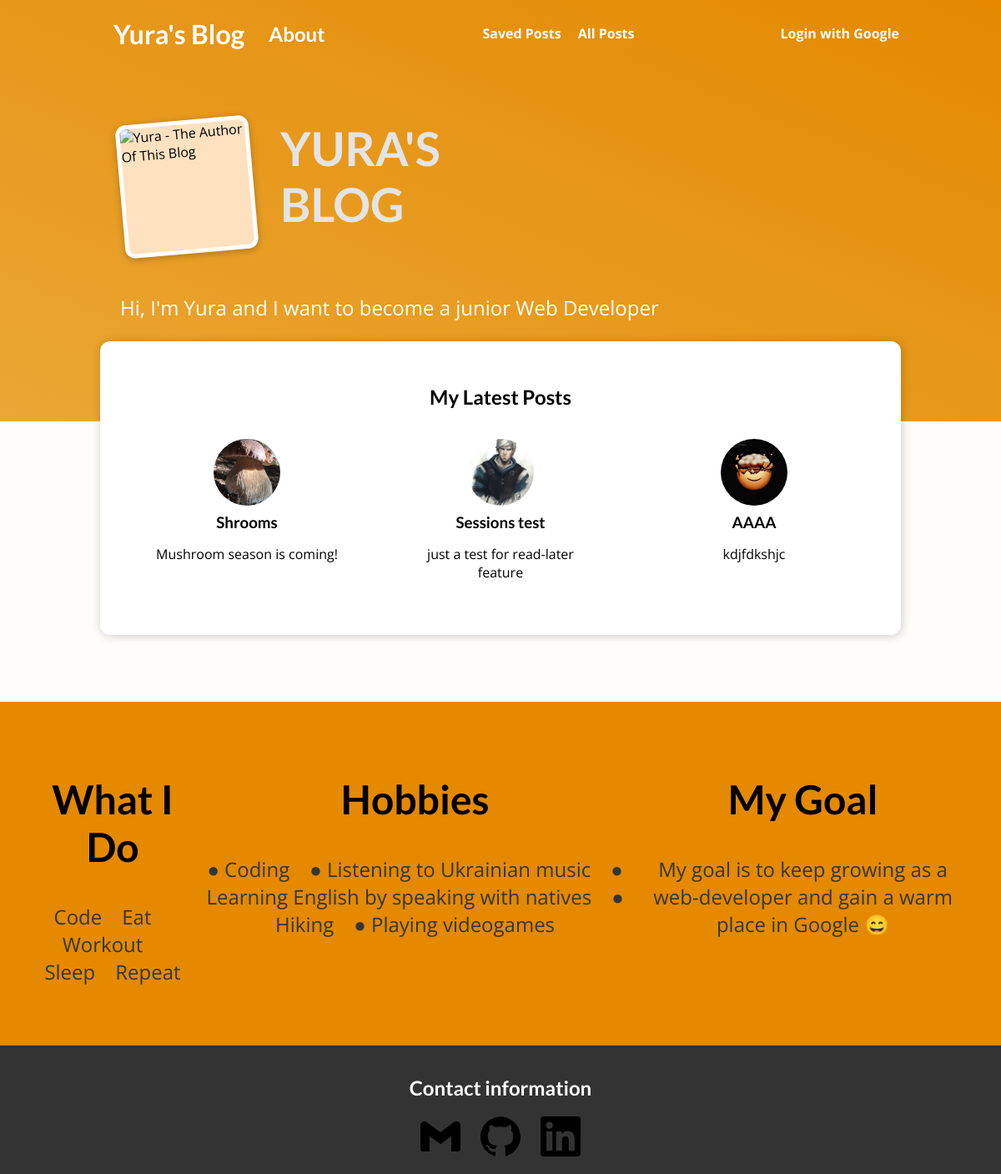
Before: / with the older database file.
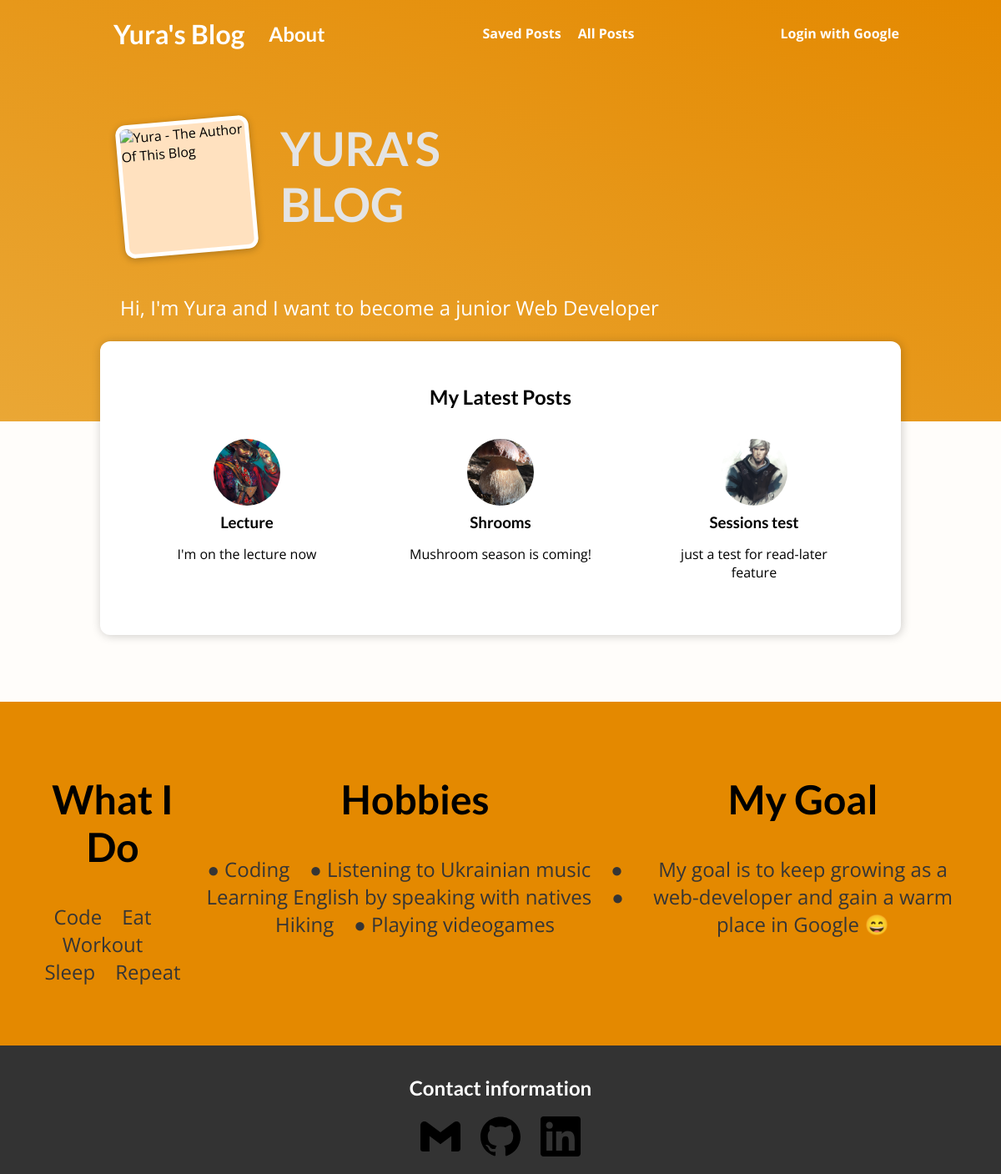
After: the same page with the newer database file.
### main_app/models.py (models this page shows, shortened)
class Post(models.Model):
    title = models.CharField(max_length=100)
    excerpt = models.CharField(max_length=150)
    image = models.ImageField(upload_to="posts", null=True)
    date = models.DateField(auto_now=True)
    slug = models.SlugField(unique=True, blank=True, null=False, db_index=True)
    content = models.TextField(validators=[MinLengthValidator(10)])
    author = models.ForeignKey(Author, on_delete=models.SET_NULL, null=True, related_name="posts")
    tags = models.ManyToManyField(Tag)

### main_app/views.py (the view)
# urls.py: path("", views.StartingPageView.as_view(), name="starting-page"),
class StartingPageView(ListView):
    model = Post
    template_name = "main_app/index.html"
    ordering = ["-date"]
    context_object_name = "posts"
    def get_queryset(self):
        queryset = super().get_queryset()
        data = queryset[:3]
        return data

### main_app/templates/main_app/index.html (shortened to what this page needs)
{% extends 'base.html' %}
{% load static %}
{% block css_files%}
    <link rel="stylesheet" href="{% static "main_app/post.css" %}">
    <link rel="stylesheet" href="{% static "main_app/index.css" %}">
{% endblock %}
{% block content %}
    <section id="welcome">
        <header>
            <img src="{% static "main_app/images/me.jpg" %}" alt="Yura - The Author Of This Blog">
            <h2>YURA'S BLOG</h2>
        </header>
        <p>Hi, I'm Yura and I want to become a junior Web Developer</p>
    </section>
    <section id="latest-posts">
        <h2>My Latest Posts</h2>
        <ul>
            {% for post in posts %}
                {% include "main_app/includes/post.html" %}
            {% endfor %}
        </ul>
    </section>
    <section id="about">
        <div>
            <h2>What I Do</h2>
            <p>
                Code&emsp;Eat&emsp;Workout&emsp;Sleep&emsp;Repeat
            </p>
        </div>
        <div>
            <h2>Hobbies</h2>
            <p>
                ● Coding&emsp;● Listening to Ukrainian music&emsp;● Learning English by speaking with natives&emsp;● Hiking&emsp;● Playing videogames
            </p>
        </div>
        <div>
            <h2>My Goal</h2>
            <p>
                My goal is to keep growing as a web-developer and gain a warm place in Google 😄
            </p>
        </div>
    </section>
{% endblock %}

### main_app/templates/main_app/includes/post.html
<li>
    <article class="post">
        <a href="{% url "single-post" post.slug %}">
            <img src="{{ post.image.url }}" alt="{{ post.title }}">
            <div class="post__content">
                <h3>{{ post.title }}</h3>
                <p>
                    {{ post.excerpt }}
                </p>
               </div>
         </a>
    </article>
</li>

Changed rows visible on the page:
no longer on this page (row unchanged): Post: image (picture), title "AAAA", excerpt "kdjfdkshjc"
added Post: image (picture), title "Lecture", excerpt "I'm on the lecture now"
